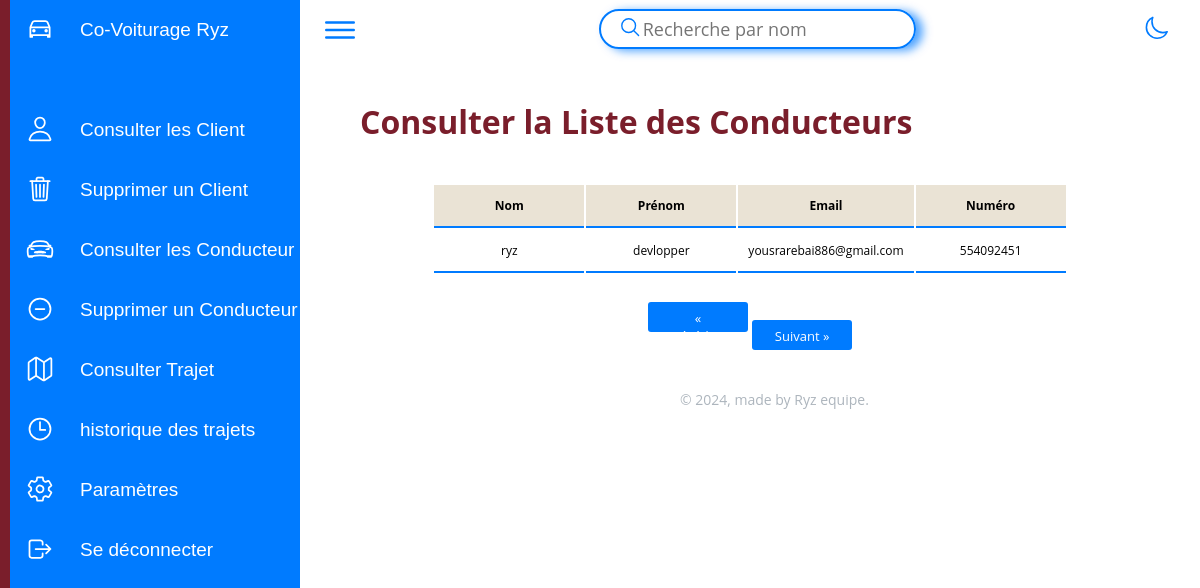
Screenshot of /admin/cCond.php with the database file from the repository.
### tables this page shows
CREATE TABLE `conducteur` (
  `id_conducteur` int(11) NOT NULL,
  `nom` varchar(250) DEFAULT NULL,
  `prenom` varchar(250) DEFAULT NULL,
  `adresse_conducteur` varchar(255) DEFAULT NULL,
  `mdp_conducteur` varchar(255) DEFAULT NULL,
  `numero_tel` int(250) DEFAULT NULL,
  `matricule_voiture` varchar(20) DEFAULT NULL,
  `nb_places` int(11) DEFAULT NULL,
  `voiture` varchar(255) DEFAULT NULL,
  `is_verified` tinyint(1) DEFAULT 0,
  `verification_token` varchar(250) DEFAULT NULL
);

### admin/cCond.php (the view, shortened to what this page needs)
<?php
include('../config/connect.php');
$results_per_page = 9;
if (!isset($_GET['page'])) {
    $current_page = 1;
} else {
    $current_page = $_GET['page'];
}
$offset = ($current_page - 1) * $results_per_page;
$search_name = isset($_GET['titre']) ? $_GET['titre'] : '';
$sql = "SELECT * FROM conducteur WHERE nom LIKE '%$search_name%' LIMIT $results_per_page OFFSET $offset";
$result = $conn->query($sql);
?>
<?php include "includes/header.php"; ?>
<div class="container">
    <h2>Consulter la Liste des Conducteurs</h2>
    <table class="center-table">
        <thead>
            <tr>
                <th>Nom</th>
                <th>Prénom</th>
                <th>Email</th>
                <th>Numéro</th>
            </tr>
        </thead>
        <tbody>
            <?php
            if ($result && mysqli_num_rows($result) > 0) {
                while ($row = mysqli_fetch_assoc($result)) {
            ?>
            <tr>
                <td><?php echo $row['nom']; ?></td>
                <td><?php echo $row['prenom']; ?></td>
                <td><?php echo $row['adresse_conducteur']; ?></td>
                <td><?php echo $row['numero_tel']; ?></td>
            </tr>
            <?php
                }
            } else {
                echo "<tr><td colspan='6'>Aucun Conducteur trouvé</td></tr>";
            }
            ?>
        </tbody>
    </table>
    <?php include "./includes/pagination.php" ?>
<?php include "./includes/footer.php" ?>

### admin/assets/css/styleDash.css (style rules this page uses)
* { font-family: "Open Sans"; margin: 0; padding: 0; box-sizing: border-box; }
:root { --blue: #007bff; --white: #fff; --gray: #f5f5f5; --darknav:#FFFF; }
body { min-height: 100vh; overflow: hidden; }
.container { position: relative; width: 100%; }
.container h2 { margin-left:60px; margin-top: 40px; font-weight: 700; font-size: 2rem; color: #7A1E2B; }
table { border-collapse: collapse; max-width: 100%; }
th, td { padding: 12px 10px; text-align: left; border-bottom: 1px solid #007bffa4; }
th { background-color:#7a1e2aa4; font-weight: bold; }
table { border-collapse: separate; max-width: 100%; margin-top: 40px; margin-left: auto; margin-right: auto; }
th, td { padding: 12px 10px; text-align: center; border-bottom: 2px solid #007bff; font-size: 12px; }
th { background-color:#EAE3D5 ; font-weight: bold; width: 150PX; }

### rows the page displays
conducteur: nom "ryz", prenom "devlopper", adresse_conducteur "yousrarebai886@gmail.com", numero_tel "554092451"
